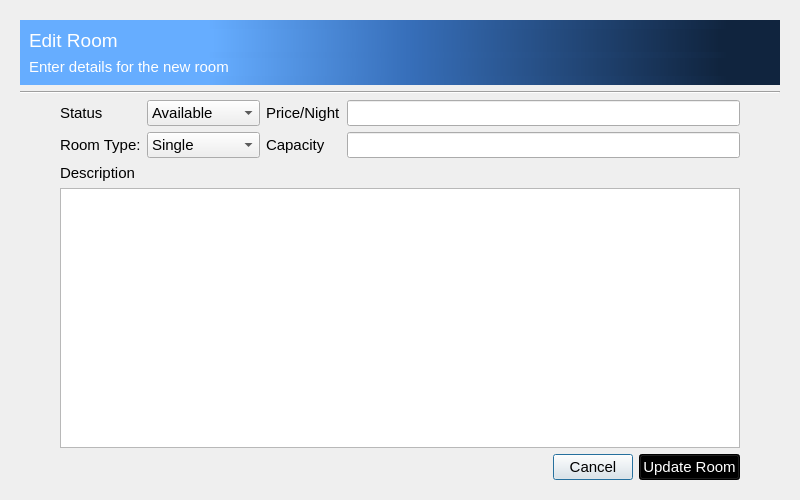
<?xml version="1.0" encoding="UTF-8"?>
<ui version="4.0">
 <class>Dialog</class>
 <widget class="QDialog" name="Dialog">
  <property name="geometry">
   <rect>
    <x>0</x>
    <y>0</y>
    <width>800</width>
    <height>500</height>
   </rect>
  </property>
  <property name="sizePolicy">
   <sizepolicy hsizetype="Fixed" vsizetype="Fixed">
    <horstretch>0</horstretch>
    <verstretch>0</verstretch>
   </sizepolicy>
  </property>
  <property name="minimumSize">
   <size>
    <width>800</width>
    <height>500</height>
   </size>
  </property>
  <property name="maximumSize">
   <size>
    <width>800</width>
    <height>500</height>
   </size>
  </property>
  <property name="windowTitle">
   <string>Dialog</string>
  </property>
  <layout class="QVBoxLayout" name="verticalLayout_7">
   <item>
    <widget class="QStackedWidget" name="stackedWidget">
     <property name="font">
      <font>
       <pointsize>11</pointsize>
      </font>
     </property>
     <property name="currentIndex">
      <number>0</number>
     </property>
     <widget class="QWidget" name="roomedit_page">
      <layout class="QVBoxLayout" name="verticalLayout_6">
       <item>
        <widget class="QFrame" name="header">
         <property name="styleSheet">
          <string notr="true">background-color: qlineargradient(spread:pad, x1:0, y1:0, x2:0.931, y2:0, stop:0.265957 rgba(102, 173, 255, 255), stop:0.547872 rgba(55, 111, 186, 255), stop:1 rgba(16, 36, 62, 255));
color: rgb(255, 255, 255);
border: None;
</string>
         </property>
         <property name="frameShape">
          <enum>QFrame::Shape::StyledPanel</enum>
         </property>
         <property name="frameShadow">
          <enum>QFrame::Shadow::Raised</enum>
         </property>
         <layout class="QVBoxLayout" name="verticalLayout_3">
          <item>
           <widget class="QLabel" name="label">
            <property name="font">
             <font>
              <pointsize>14</pointsize>
             </font>
            </property>
            <property name="text">
             <string>Edit Room</string>
            </property>
           </widget>
          </item>
          <item>
           <widget class="QLabel" name="label_2">
            <property name="font">
             <font>
              <pointsize>11</pointsize>
             </font>
            </property>
            <property name="text">
             <string>Enter details for the new room</string>
            </property>
           </widget>
          </item>
         </layout>
        </widget>
       </item>
       <item>
        <widget class="Line" name="line">
         <property name="orientation">
          <enum>Qt::Orientation::Horizontal</enum>
         </property>
        </widget>
       </item>
       <item>
        <layout class="QHBoxLayout" name="body">
         <item>
          <spacer name="horizontalSpacer">
           <property name="orientation">
            <enum>Qt::Orientation::Horizontal</enum>
           </property>
           <property name="sizeType">
            <enum>QSizePolicy::Policy::Fixed</enum>
           </property>
           <property name="sizeHint" stdset="0">
            <size>
             <width>40</width>
             <height>20</height>
            </size>
           </property>
          </spacer>
         </item>
         <item>
          <layout class="QVBoxLayout" name="verticalLayout_2">
           <item>
            <layout class="QHBoxLayout" name="horizontalLayout">
             <item>
              <layout class="QFormLayout" name="formLayout">
               <item row="1" column="0">
                <widget class="QLabel" name="label_4">
                 <property name="font">
                  <font>
                   <pointsize>11</pointsize>
                  </font>
                 </property>
                 <property name="text">
                  <string>Room Type:</string>
                 </property>
                </widget>
               </item>
               <item row="1" column="1">
                <widget class="QComboBox" name="roomtype_edit">
                 <property name="font">
                  <font>
                   <pointsize>11</pointsize>
                  </font>
                 </property>
                 <item>
                  <property name="text">
                   <string>Single</string>
                  </property>
                 </item>
                 <item>
                  <property name="text">
                   <string>Double</string>
                  </property>
                 </item>
                 <item>
                  <property name="text">
                   <string>Twin</string>
                  </property>
                 </item>
                 <item>
                  <property name="text">
                   <string>Deluxe</string>
                  </property>
                 </item>
                 <item>
                  <property name="text">
                   <string>Suite</string>
                  </property>
                 </item>
                </widget>
               </item>
               <item row="0" column="0">
                <widget class="QLabel" name="label_7">
                 <property name="font">
                  <font>
                   <pointsize>11</pointsize>
                  </font>
                 </property>
                 <property name="text">
                  <string>Status</string>
                 </property>
                </widget>
               </item>
               <item row="0" column="1">
                <widget class="QComboBox" name="status_edit">
                 <property name="font">
                  <font>
                   <pointsize>11</pointsize>
                  </font>
                 </property>
                 <item>
                  <property name="text">
                   <string>Available</string>
                  </property>
                 </item>
                 <item>
                  <property name="text">
                   <string>Occupied</string>
                  </property>
                 </item>
                 <item>
                  <property name="text">
                   <string>Maintenance</string>
                  </property>
                 </item>
                </widget>
               </item>
              </layout>
             </item>
             <item>
              <layout class="QFormLayout" name="formLayout_3">
               <item row="0" column="1">
                <widget class="QLineEdit" name="price_edit">
                 <property name="font">
                  <font>
                   <pointsize>11</pointsize>
                  </font>
                 </property>
                </widget>
               </item>
               <item row="1" column="0">
                <widget class="QLabel" name="label_6">
                 <property name="font">
                  <font>
                   <pointsize>11</pointsize>
                  </font>
                 </property>
                 <property name="text">
                  <string>Capacity</string>
                 </property>
                </widget>
               </item>
               <item row="1" column="1">
                <widget class="QLineEdit" name="capacity_edit">
                 <property name="font">
                  <font>
                   <pointsize>11</pointsize>
                  </font>
                 </property>
                </widget>
               </item>
               <item row="0" column="0">
                <widget class="QLabel" name="label_5">
                 <property name="font">
                  <font>
                   <pointsize>11</pointsize>
                  </font>
                 </property>
                 <property name="text">
                  <string>Price/Night</string>
                 </property>
                </widget>
               </item>
              </layout>
             </item>
            </layout>
           </item>
           <item>
            <widget class="QLabel" name="label_8">
             <property name="font">
              <font>
               <pointsize>11</pointsize>
              </font>
             </property>
             <property name="text">
              <string>Description</string>
             </property>
            </widget>
           </item>
           <item>
            <widget class="QTextEdit" name="description_edit">
             <property name="font">
              <font>
               <pointsize>11</pointsize>
              </font>
             </property>
            </widget>
           </item>
          </layout>
         </item>
         <item>
          <spacer name="horizontalSpacer_2">
           <property name="orientation">
            <enum>Qt::Orientation::Horizontal</enum>
           </property>
           <property name="sizeType">
            <enum>QSizePolicy::Policy::Minimum</enum>
           </property>
           <property name="sizeHint" stdset="0">
            <size>
             <width>40</width>
             <height>20</height>
            </size>
           </property>
          </spacer>
         </item>
        </layout>
       </item>
       <item>
        <layout class="QHBoxLayout" name="footer">
         <item>
          <spacer name="horizontalSpacer_3">
           <property name="orientation">
            <enum>Qt::Orientation::Horizontal</enum>
           </property>
           <property name="sizeHint" stdset="0">
            <size>
             <width>40</width>
             <height>20</height>
            </size>
           </property>
          </spacer>
         </item>
         <item>
          <widget class="QPushButton" name="cancel_btn">
           <property name="text">
            <string>Cancel</string>
           </property>
          </widget>
         </item>
         <item>
          <widget class="QPushButton" name="updateroom_btn">
           <property name="font">
            <font>
             <pointsize>11</pointsize>
            </font>
           </property>
           <property name="styleSheet">
            <string notr="true">background-color: rgb(0, 0, 0);
color: rgb(255, 255, 255);</string>
           </property>
           <property name="text">
            <string>Update Room</string>
           </property>
          </widget>
         </item>
         <item>
          <spacer name="horizontalSpacer_4">
           <property name="orientation">
            <enum>Qt::Orientation::Horizontal</enum>
           </property>
           <property name="sizeType">
            <enum>QSizePolicy::Policy::Fixed</enum>
           </property>
           <property name="sizeHint" stdset="0">
            <size>
             <width>40</width>
             <height>20</height>
            </size>
           </property>
          </spacer>
         </item>
        </layout>
       </item>
      </layout>
     </widget>
     <widget class="QWidget" name="roomadd_page">
      <layout class="QVBoxLayout" name="verticalLayout">
       <item>
        <widget class="QFrame" name="header_2">
         <property name="styleSheet">
          <string notr="true">background-color: qlineargradient(spread:pad, x1:0, y1:0, x2:0.931, y2:0, stop:0.265957 rgba(102, 173, 255, 255), stop:0.547872 rgba(55, 111, 186, 255), stop:1 rgba(16, 36, 62, 255));
color: rgb(255, 255, 255);
border: None;
</string>
         </property>
         <property name="frameShape">
          <enum>QFrame::Shape::StyledPanel</enum>
         </property>
         <property name="frameShadow">
          <enum>QFrame::Shadow::Raised</enum>
         </property>
         <layout class="QVBoxLayout" name="verticalLayout_4">
          <item>
           <widget class="QLabel" name="label_9">
            <property name="font">
             <font>
              <pointsize>14</pointsize>
             </font>
            </property>
            <property name="text">
             <string>Add New Room</string>
            </property>
           </widget>
          </item>
          <item>
           <widget class="QLabel" name="label_10">
            <property name="font">
             <font>
              <pointsize>11</pointsize>
             </font>
            </property>
            <property name="text">
             <string>Enter details for the new room</string>
            </property>
           </widget>
          </item>
         </layout>
        </widget>
       </item>
       <item>
        <widget class="Line" name="line_2">
         <property name="orientation">
          <enum>Qt::Orientation::Horizontal</enum>
         </property>
        </widget>
       </item>
       <item>
        <layout class="QHBoxLayout" name="body_2">
         <item>
          <spacer name="horizontalSpacer_5">
           <property name="orientation">
            <enum>Qt::Orientation::Horizontal</enum>
           </property>
           <property name="sizeType">
            <enum>QSizePolicy::Policy::Fixed</enum>
           </property>
           <property name="sizeHint" stdset="0">
            <size>
             <width>40</width>
             <height>20</height>
            </size>
           </property>
          </spacer>
         </item>
         <item>
          <layout class="QVBoxLayout" name="verticalLayout_5">
           <item>
            <layout class="QHBoxLayout" name="horizontalLayout_3">
             <item>
              <layout class="QFormLayout" name="formLayout_4">
               <item row="0" column="0">
                <widget class="QLabel" name="label_11">
                 <property name="font">
                  <font>
                   <pointsize>11</pointsize>
                  </font>
                 </property>
                 <property name="text">
                  <string>Status</string>
                 </property>
                </widget>
               </item>
               <item row="1" column="0">
                <widget class="QLabel" name="label_12">
                 <property name="font">
                  <font>
                   <pointsize>11</pointsize>
                  </font>
                 </property>
                 <property name="text">
                  <string>Room Type:</string>
                 </property>
                </widget>
               </item>
               <item row="1" column="1">
                <widget class="QComboBox" name="roomtype_add">
                 <property name="font">
                  <font>
                   <pointsize>11</pointsize>
                  </font>
                 </property>
                 <item>
                  <property name="text">
                   <string>Single</string>
                  </property>
                 </item>
                 <item>
                  <property name="text">
                   <string>Double</string>
                  </property>
                 </item>
                 <item>
                  <property name="text">
                   <string>Twin</string>
                  </property>
                 </item>
                 <item>
                  <property name="text">
                   <string>Deluxe</string>
                  </property>
                 </item>
                 <item>
                  <property name="text">
                   <string>Suite</string>
                  </property>
                 </item>
                </widget>
               </item>
               <item row="0" column="1">
                <widget class="QComboBox" name="status_add">
                 <property name="font">
                  <font>
                   <pointsize>11</pointsize>
                  </font>
                 </property>
                 <item>
                  <property name="text">
                   <string>Available</string>
                  </property>
                 </item>
                 <item>
                  <property name="text">
                   <string>Occupied</string>
                  </property>
                 </item>
                 <item>
                  <property name="text">
                   <string>Maintenance</string>
                  </property>
                 </item>
                </widget>
               </item>
              </layout>
             </item>
             <item>
              <layout class="QFormLayout" name="formLayout_5">
               <item row="0" column="1">
                <widget class="QLineEdit" name="price_add">
                 <property name="font">
                  <font>
                   <pointsize>11</pointsize>
                  </font>
                 </property>
                </widget>
               </item>
               <item row="1" column="0">
                <widget class="QLabel" name="label_13">
                 <property name="font">
                  <font>
                   <pointsize>11</pointsize>
                  </font>
                 </property>
                 <property name="text">
                  <string>Capacity</string>
                 </property>
                </widget>
               </item>
               <item row="1" column="1">
                <widget class="QLineEdit" name="capacity_add">
                 <property name="font">
                  <font>
                   <pointsize>11</pointsize>
                  </font>
                 </property>
                </widget>
               </item>
               <item row="0" column="0">
                <widget class="QLabel" name="label_14">
                 <property name="font">
                  <font>
                   <pointsize>11</pointsize>
                  </font>
                 </property>
                 <property name="text">
                  <string>Price/Night</string>
                 </property>
                </widget>
               </item>
              </layout>
             </item>
            </layout>
           </item>
           <item>
            <widget class="QLabel" name="label_16">
             <property name="font">
              <font>
               <pointsize>11</pointsize>
              </font>
             </property>
             <property name="text">
              <string>Description</string>
             </property>
            </widget>
           </item>
           <item>
            <widget class="QTextEdit" name="description_add">
             <property name="font">
              <font>
               <pointsize>11</pointsize>
              </font>
             </property>
            </widget>
           </item>
          </layout>
         </item>
         <item>
          <spacer name="horizontalSpacer_6">
           <property name="orientation">
            <enum>Qt::Orientation::Horizontal</enum>
           </property>
           <property name="sizeType">
            <enum>QSizePolicy::Policy::Minimum</enum>
           </property>
           <property name="sizeHint" stdset="0">
            <size>
             <width>40</width>
             <height>20</height>
            </size>
           </property>
          </spacer>
         </item>
        </layout>
       </item>
       <item>
        <layout class="QHBoxLayout" name="footer_2">
         <item>
          <spacer name="horizontalSpacer_7">
           <property name="orientation">
            <enum>Qt::Orientation::Horizontal</enum>
           </property>
           <property name="sizeHint" stdset="0">
            <size>
             <width>40</width>
             <height>20</height>
            </size>
           </property>
          </spacer>
         </item>
         <item>
          <widget class="QPushButton" name="cancel_btn_2">
           <property name="text">
            <string>Cancel</string>
           </property>
          </widget>
         </item>
         <item>
          <widget class="QPushButton" name="addroom_btn">
           <property name="font">
            <font>
             <pointsize>11</pointsize>
            </font>
           </property>
           <property name="styleSheet">
            <string notr="true">background-color: rgb(0, 0, 0);
color: rgb(255, 255, 255);</string>
           </property>
           <property name="text">
            <string>Add Room</string>
           </property>
          </widget>
         </item>
         <item>
          <spacer name="horizontalSpacer_8">
           <property name="orientation">
            <enum>Qt::Orientation::Horizontal</enum>
           </property>
           <property name="sizeType">
            <enum>QSizePolicy::Policy::Fixed</enum>
           </property>
           <property name="sizeHint" stdset="0">
            <size>
             <width>40</width>
             <height>20</height>
            </size>
           </property>
          </spacer>
         </item>
        </layout>
       </item>
      </layout>
     </widget>
    </widget>
   </item>
  </layout>
 </widget>
 <resources/>
 <connections>
  <connection>
   <sender>cancel_btn</sender>
   <signal>clicked()</signal>
   <receiver>Dialog</receiver>
   <slot>close()</slot>
   <hints>
    <hint type="sourcelabel">
     <x>572</x>
     <y>467</y>
    </hint>
    <hint type="destinationlabel">
     <x>399</x>
     <y>249</y>
    </hint>
   </hints>
  </connection>
  <connection>
   <sender>cancel_btn_2</sender>
   <signal>clicked()</signal>
   <receiver>Dialog</receiver>
   <slot>close()</slot>
   <hints>
    <hint type="sourcelabel">
     <x>597</x>
     <y>467</y>
    </hint>
    <hint type="destinationlabel">
     <x>399</x>
     <y>249</y>
    </hint>
   </hints>
  </connection>
 </connections>
</ui>
